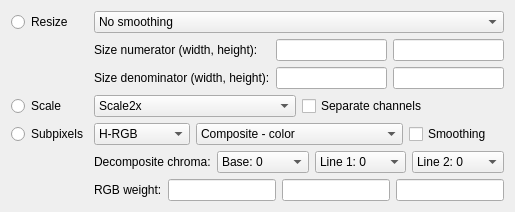
         <widget class="QWidget" name="Trans4">
          <attribute name="title">
           <string>Resize/scale</string>
          </attribute>
          <layout class="QGridLayout" name="gridLayout_17">
           <item row="0" column="1" colspan="3">
            <widget class="QComboBox" name="Trans4Size">
             <item>
              <property name="text">
               <string>No smoothing</string>
              </property>
             </item>
             <item>
              <property name="text">
               <string>Fast smoothing</string>
              </property>
             </item>
             <item>
              <property name="text">
               <string>High quality smoothing</string>
              </property>
             </item>
            </widget>
           </item>
           <item row="0" column="0">
            <widget class="QRadioButton" name="Trans4Op0">
             <property name="text">
              <string>Resize</string>
             </property>
            </widget>
           </item>
           <item row="4" column="0">
            <widget class="QRadioButton" name="Trans4Op1">
             <property name="text">
              <string>Scale</string>
             </property>
            </widget>
           </item>
           <item row="6" column="0">
            <widget class="QRadioButton" name="Trans4Op2">
             <property name="text">
              <string>Subpixels</string>
             </property>
            </widget>
           </item>
           <item row="8" column="1" colspan="3">
            <layout class="QHBoxLayout" name="horizontalLayout">
             <item>
              <widget class="QLabel" name="Trans4LcdWeightL">
               <property name="text">
                <string>RGB weight:</string>
               </property>
              </widget>
             </item>
             <item>
              <widget class="QLineEdit" name="Trans4LcdWeightR"/>
             </item>
             <item>
              <widget class="QLineEdit" name="Trans4LcdWeightG"/>
             </item>
             <item>
              <widget class="QLineEdit" name="Trans4LcdWeightB"/>
             </item>
            </layout>
           </item>
           <item row="2" column="1" colspan="3">
            <layout class="QGridLayout" name="gridLayout_6">
             <item row="0" column="1">
              <widget class="QLineEdit" name="Trans4Size1W"/>
             </item>
             <item row="0" column="0">
              <widget class="QLabel" name="Trans4Size1L">
               <property name="text">
                <string>Size numerator (width, height):</string>
               </property>
              </widget>
             </item>
             <item row="0" column="2">
              <widget class="QLineEdit" name="Trans4Size1H"/>
             </item>
             <item row="1" column="0">
              <widget class="QLabel" name="Trans4Size2L">
               <property name="text">
                <string>Size denominator (width, height):</string>
               </property>
              </widget>
             </item>
             <item row="1" column="1">
              <widget class="QLineEdit" name="Trans4Size2W"/>
             </item>
             <item row="1" column="2">
              <widget class="QLineEdit" name="Trans4Size2H"/>
             </item>
            </layout>
           </item>
           <item row="4" column="1" colspan="3">
            <layout class="QGridLayout" name="gridLayout_7">
             <item row="0" column="0">
              <widget class="QComboBox" name="Trans4Scale">
               <item>
                <property name="text">
                 <string>Scale2x</string>
                </property>
               </item>
               <item>
                <property name="text">
                 <string>Scale3x</string>
                </property>
               </item>
               <item>
                <property name="text">
                 <string>Scale4x</string>
                </property>
               </item>
               <item>
                <property name="text">
                 <string>HQ2x</string>
                </property>
               </item>
               <item>
                <property name="text">
                 <string>HQ3x</string>
                </property>
               </item>
               <item>
                <property name="text">
                 <string>HQ4x</string>
                </property>
               </item>
              </widget>
             </item>
             <item row="0" column="1">
              <widget class="QCheckBox" name="Trans4ScaleChannels">
               <property name="text">
                <string>Separate channels</string>
               </property>
              </widget>
             </item>
            </layout>
           </item>
           <item row="6" column="1" colspan="3">
            <layout class="QGridLayout" name="gridLayout_8">
             <item row="0" column="1">
              <widget class="QComboBox" name="Trans4LcdOp">
               <item>
                <property name="text">
                 <string>Composite - color</string>
                </property>
               </item>
               <item>
                <property name="text">
                 <string>Composite - luminance</string>
                </property>
               </item>
               <item>
                <property name="text">
                 <string>Decomposite - color subpixels</string>
                </property>
               </item>
               <item>
                <property name="text">
                 <string>Decomposite - gray subpixels</string>
                </property>
               </item>
               <item>
                <property name="text">
                 <string>Decomposite - luma and chroma</string>
                </property>
               </item>
              </widget>
             </item>
             <item row="0" column="0">
              <widget class="QComboBox" name="Trans4LcdType">
               <item>
                <property name="text">
                 <string>H-RGB</string>
                </property>
               </item>
               <item>
                <property name="text">
                 <string>H-BGR</string>
                </property>
               </item>
               <item>
                <property name="text">
                 <string>V-RGB</string>
                </property>
               </item>
               <item>
                <property name="text">
                 <string>V-BGR</string>
                </property>
               </item>
              </widget>
             </item>
             <item row="0" column="2">
              <widget class="QCheckBox" name="Trans4LcdInterpolation">
               <property name="text">
                <string>Smoothing</string>
               </property>
              </widget>
             </item>
            </layout>
           </item>
           <item row="7" column="1" colspan="3">
            <layout class="QHBoxLayout" name="horizontalLayout_2">
             <item>
              <widget class="QLabel" name="Trans4LcdChromaL">
               <property name="text">
                <string>Decomposite chroma:</string>
               </property>
              </widget>
             </item>
             <item>
              <widget class="QComboBox" name="Trans4LcdChromaB">
               <item>
                <property name="text">
                 <string>Base: 0</string>
                </property>
               </item>
               <item>
                <property name="text">
                 <string>Base: 1</string>
                </property>
               </item>
               <item>
                <property name="text">
                 <string>Base: 3</string>
                </property>
               </item>
               <item>
                <property name="text">
                 <string>Base: 5</string>
                </property>
               </item>
               <item>
                <property name="text">
                 <string>Base: 7</string>
                </property>
               </item>
               <item>
                <property name="text">
                 <string>Base: 9</string>
                </property>
               </item>
               <item>
                <property name="text">
                 <string>Base: 11</string>
                </property>
               </item>
              </widget>
             </item>
             <item>
              <widget class="QComboBox" name="Trans4LcdChromaV">
               <item>
                <property name="text">
                 <string>Line 1: 0</string>
                </property>
               </item>
               <item>
                <property name="text">
                 <string>Line 1: 1</string>
                </property>
               </item>
               <item>
                <property name="text">
                 <string>Line 1: 3</string>
                </property>
               </item>
               <item>
                <property name="text">
                 <string>Line 1: 5</string>
                </property>
               </item>
               <item>
                <property name="text">
                 <string>Line 1: 7</string>
                </property>
               </item>
               <item>
                <property name="text">
                 <string>Line 1: 9</string>
                </property>
               </item>
               <item>
                <property name="text">
                 <string>Line 1: 11</string>
                </property>
               </item>
              </widget>
             </item>
             <item>
              <widget class="QComboBox" name="Trans4LcdChromaX">
               <item>
                <property name="text">
                 <string>Line 2: 0</string>
                </property>
               </item>
               <item>
                <property name="text">
                 <string>Line 2: 1</string>
                </property>
               </item>
               <item>
                <property name="text">
                 <string>Line 2: 3</string>
                </property>
               </item>
               <item>
                <property name="text">
                 <string>Line 2: 5</string>
                </property>
               </item>
               <item>
                <property name="text">
                 <string>Line 2: 7</string>
                </property>
               </item>
               <item>
                <property name="text">
                 <string>Line 2: 9</string>
                </property>
               </item>
               <item>
                <property name="text">
                 <string>Line 2: 11</string>
                </property>
               </item>
              </widget>
             </item>
            </layout>
           </item>
          </layout>
         </widget>
